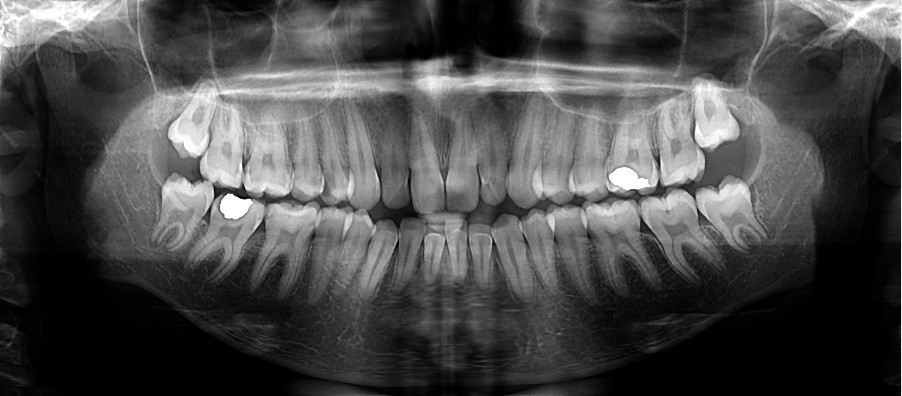
#> input picture data/1.jpg, 902 x 396 px; its folder holds only this picture in this run
$ python main.py
#> lines starting #> are read from the running program, lines starting #| are printed output that depends on the picture; after the words box and inside, x2 and y2 are one past the last pixel; in counts of white or black regions, pixels touching at a corner belong together
import json
import cv2
import numpy as np
import math
import os

# Calculate new coordinates after rotation
def calculate_new_coordinates(old_x, old_y, rotation):
    x = x_top_left
    y = y_top_left

    theta_rad = math.radians(-1 * rotation)

    new_x = x + (old_x - x) * math.cos(theta_rad) + (old_y - y) * math.sin(theta_rad)
    new_y = y - (old_x - x) * math.sin(theta_rad) + (old_y - y) * math.cos(theta_rad)

    return round(new_x), round(new_y)


with open('annotations.json', 'r') as f:
#> (reads annotations.json from the repository)
    data = json.load(f)

data_list = os.listdir('./data')


for i in range(len(data_list)):
    image = cv2.imread(f'./data/{data_list[i]}')
#> image is the input picture: shape (396, 902, 3); min 0, max 255, mean 74.1

    # Read the original image
    original_image = cv2.imread(f'./data/{data_list[i]}', cv2.IMREAD_GRAYSCALE)
#> original_image: shape (396, 902); min 0, max 255, mean 74.1

    # Create an empty binary image with the same size as the original image
    binary_image = np.zeros_like(original_image, dtype=np.uint8)

    for label in data[i]['label']:
        img_original_width = label["original_width"]
        img_original_height = label["original_height"]
        rotation = label["rotation"]

        width = label["width"] / 100.0 * img_original_width
        height = label["height"] / 100.0 * img_original_height

        x_top_left = label["x"] / 100.0 * img_original_width
        y_top_left = label["y"]/ 100.0 * img_original_height

        x_top_right = x_top_left + width
        y_top_right = y_top_left

        x_bottom_left = x_top_left
        y_bottom_left = y_top_left + height

        x_bottom_right = x_top_left + width
        y_bottom_right = y_top_left + height


        center_x = (x_top_left + x_bottom_right) / 2
        center_y = (y_top_left + y_bottom_right) / 2

        # Calculate the rotated four coorners of the RectangleLabels
        rotated_top_left = calculate_new_coordinates(x_top_left, y_top_left, rotation)
        rotated_top_right = calculate_new_coordinates(x_top_right, y_top_right, rotation)
        rotated_bottom_left = calculate_new_coordinates(x_bottom_left, y_bottom_left, rotation)
        rotated_bottom_right = calculate_new_coordinates(x_bottom_right, y_bottom_right, rotation)

        # Calculated the rotated center coordinates
        rotated_center = np.array(calculate_new_coordinates(center_x,center_y, rotation), np.int32)


        points = np.array([rotated_top_left, rotated_top_right, rotated_bottom_right,  rotated_bottom_left],np.int32)

        points = points.reshape((-1, 1, 2))


        # Draw the rotated rectangle using cv2.polylines()
        image = cv2.polylines(image, [points], isClosed=True, color=(0, 0, 255), thickness=2)


        axesLength = (round(width*0.44), round(height*0.44))
        binary_image = cv2.ellipse(binary_image, rotated_center, axesLength, rotation, 0, 360, color = (255,0,0), thickness = -1)
        image = cv2.ellipse(image, rotated_center, axesLength, rotation, 0, 360, color = (255,0,0), thickness = 2)
#> this loop made 33 passes
#> pass 1, `image = cv2.polylines(image, [points], isClosed=True, color=(0, 0, 255..`:
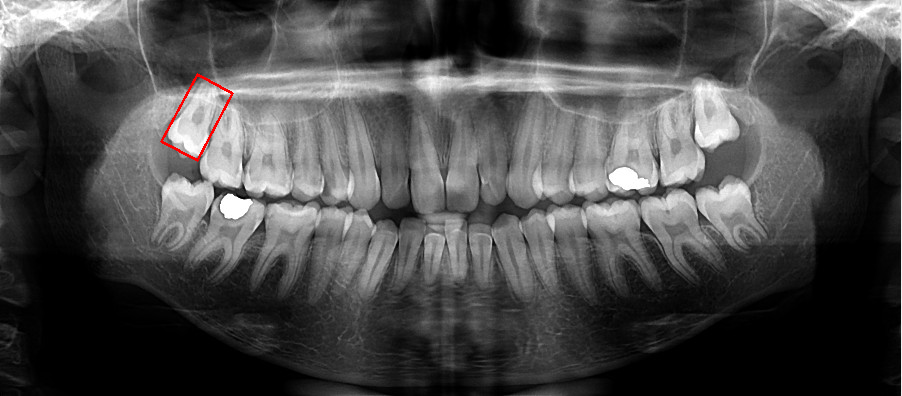
#> image: shape (396, 902, 3); 0.16% of pixels changed, all inside (x1, y1, x2, y2) = (160, 73, 234, 162)
#> pass 1, `image = cv2.ellipse(image, rotated_center, axesLength, rotation, 0, 36..`:
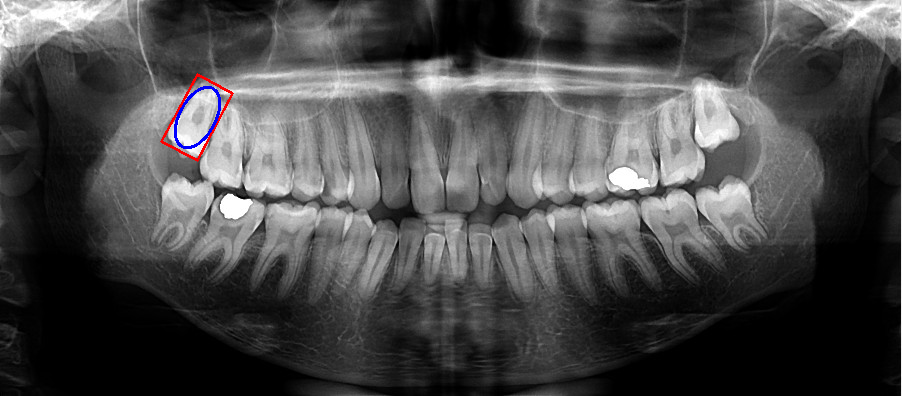
#> image: shape (396, 902, 3); 0.14% of pixels changed, all inside (x1, y1, x2, y2) = (174, 86, 221, 149)
#> pass 2, `image = cv2.polylines(image, [points], isClosed=True, color=(0, 0, 255..`:
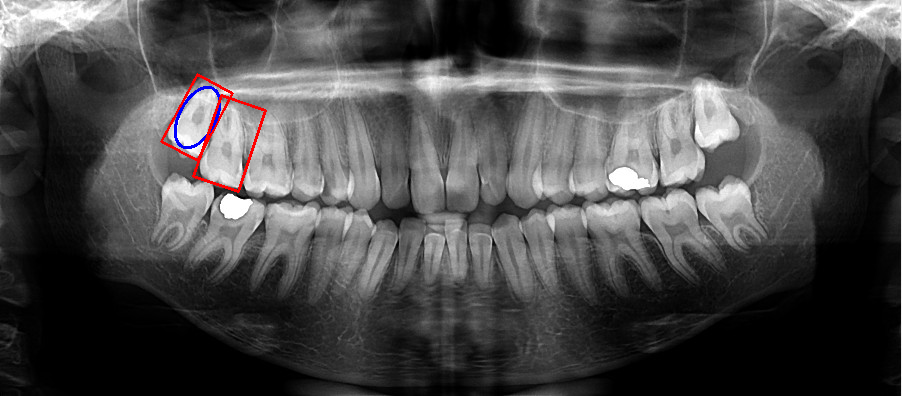
#> image: shape (396, 902, 3); 0.19% of pixels changed, all inside (x1, y1, x2, y2) = (192, 94, 267, 193)
#> pass 2, `image = cv2.ellipse(image, rotated_center, axesLength, rotation, 0, 36..`:
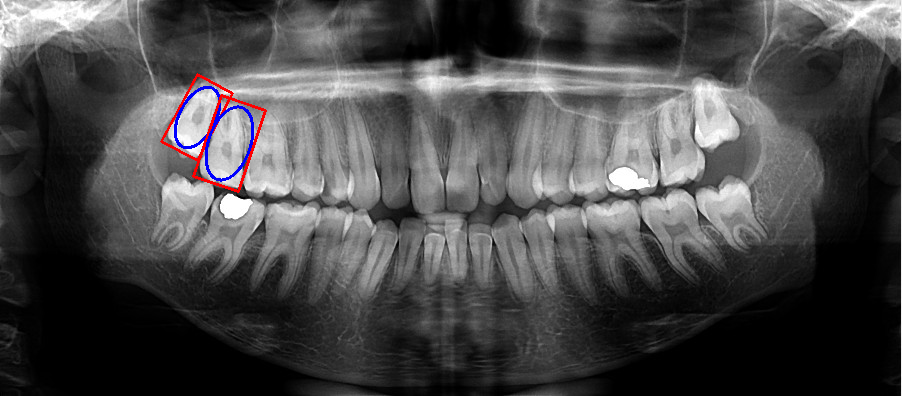
#> image: shape (396, 902, 3); 0.15% of pixels changed, all inside (x1, y1, x2, y2) = (205, 105, 254, 182)
#> after the loop:
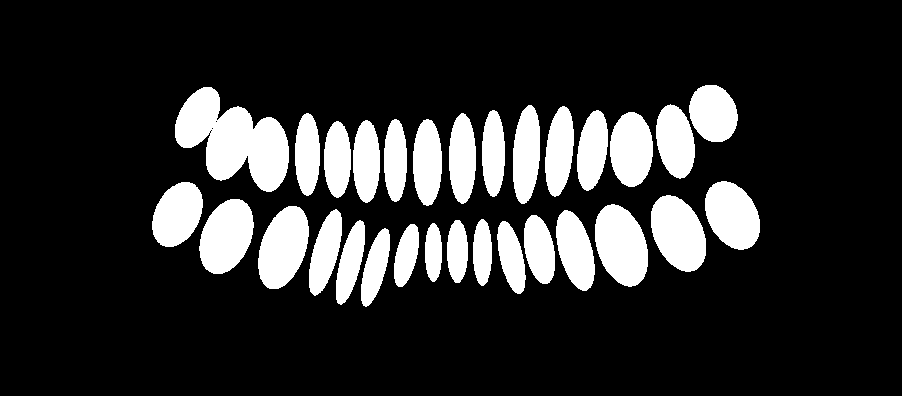
#> binary_image: shape (396, 902); 17.6% white; 30 white regions, largest, box (x1, y1, x2, y2) and area: (175, 87, 289, 192) 6879, (595, 204, 648, 287) 3267, (651, 195, 706, 272) 3113
#> after the loop:
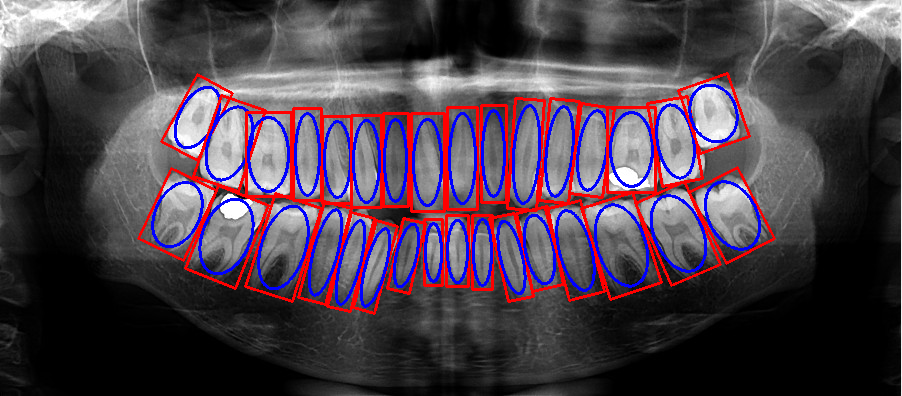
#> image: shape (396, 902, 3); 9.32% of pixels changed, all inside (x1, y1, x2, y2) = (137, 72, 776, 315)


    # Display the image with the rotated rectangle
    cv2.imwrite(f'./labeled-data/{i+1}-labeled.jpg', image)
    cv2.imwrite(f'./labeled-data/{i+1}-labeled-binary.jpg', binary_image)
    # cv2.imshow('Rotated Rectangle', image)
    # cv2.imshow('Binary Image', binary_image)

cv2.waitKey(0)
cv2.destroyAllWindows()
